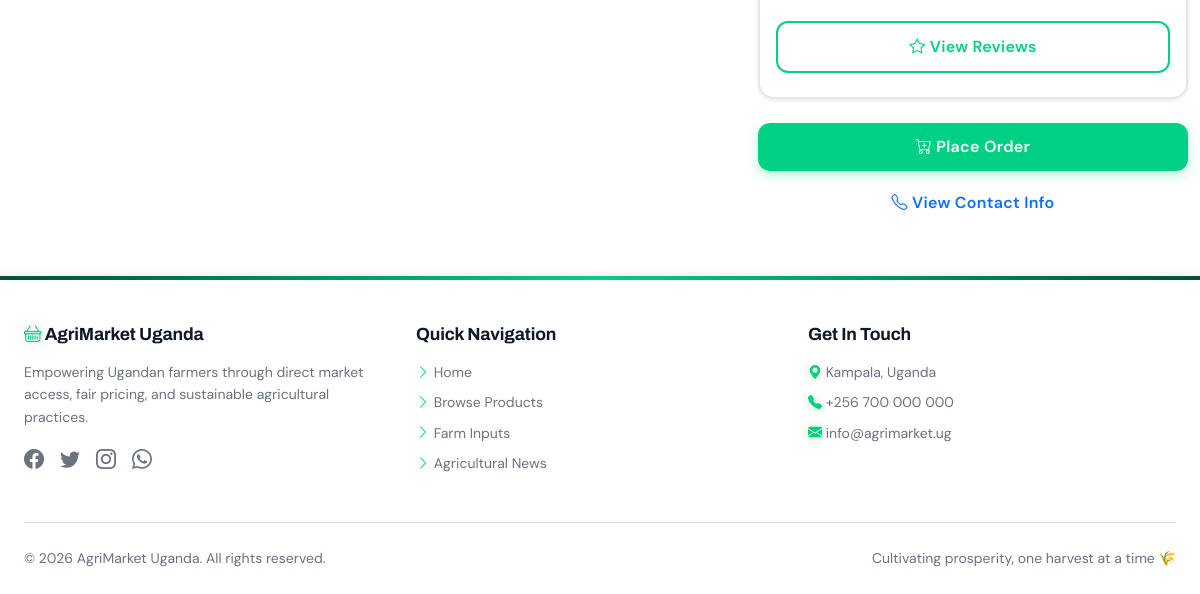
The app's page /products/1/ (signed in, lower part), older data.
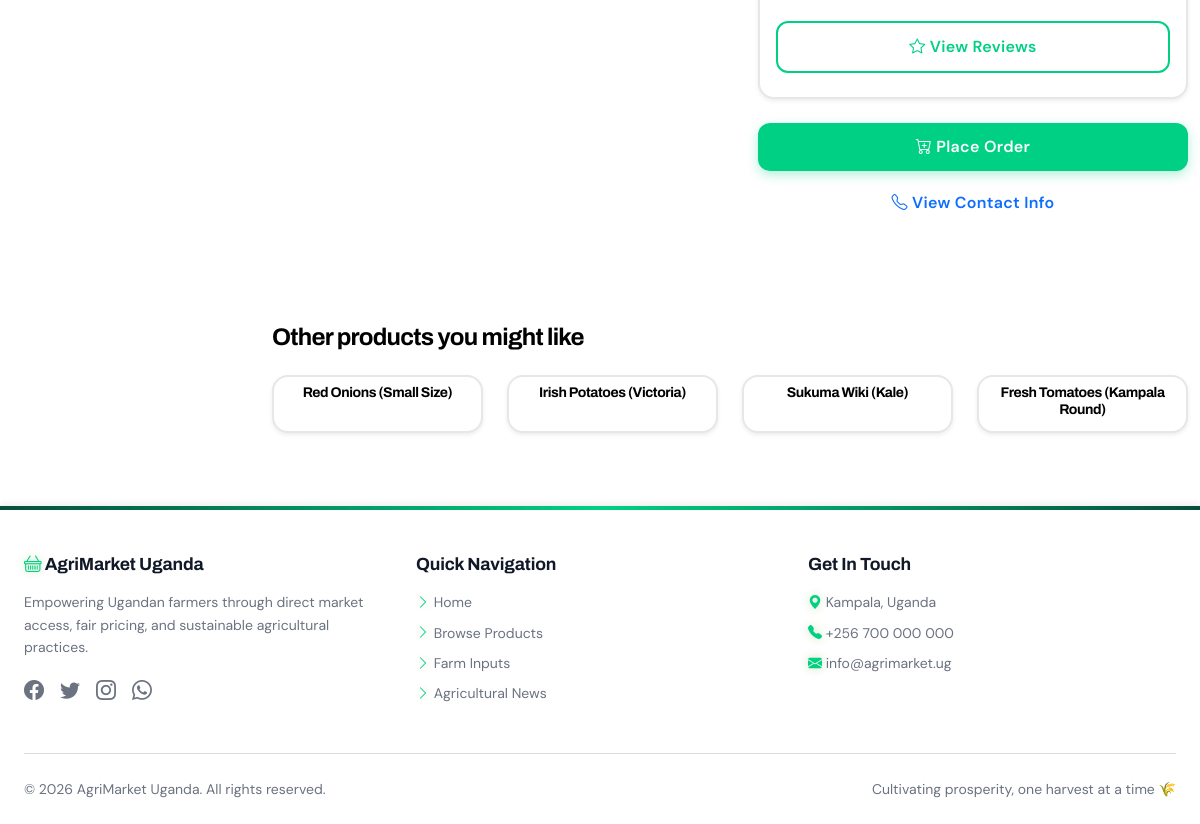
The same page, newer data.
### marketplace/models.py (models this page shows, shortened)
class Product(models.Model):
    STATUS_CHOICES = (
        ('available', 'Available'),
        ('out_of_stock', 'Out of Stock'),
        ('discontinued', 'Discontinued'),
    )
    UNIT_CHOICES = (
        ('kg', 'Kilogram'),
        ('bags', 'Bags'),
        ('bunches', 'Bunches'),
        ('pieces', 'Pieces'),
        ('liters', 'Liters'),
        ('tons', 'Tons'),
    )
    farmer = models.ForeignKey(
        User,
        on_delete=models.CASCADE,
        limit_choices_to={'user_type__in': ['farmer', 'business']},
        related_name='products',
        help_text="Farmer or business user who listed this product"
    )
    category = models.ForeignKey(
        Category,
        on_delete=models.SET_NULL,
        null=True,
        related_name='products'
    )
    name = models.CharField(
        max_length=200,
        help_text="Product name (e.g., Fresh Matooke)"
    )
    description = models.TextField(
        help_text="Detailed description of the product"
    )
    price = models.DecimalField(
        max_digits=10,
        decimal_places=2,
        help_text="Price per unit in UGX"
    )
    quantity = models.IntegerField(
        help_text="Available quantity"
    )
    unit = models.CharField(
        max_length=20,
        choices=UNIT_CHOICES,
        default='kg'
    )
    location = models.CharField(
        max_length=100,
        help_text="Where product is located (district/city)"
    )
    image = models.ImageField(
        upload_to='products/',
        blank=True,
        null=True,
        help_text="Main product image"
    )
    image2 = models.ImageField(
        upload_to='products/',
        blank=True,
        null=True,
        help_text="Additional image"
    )
    image3 = models.ImageField(
        upload_to='products/',
        blank=True,
        null=True,
        help_text="Additional image"
    )
    is_urgent = models.BooleanField(
        default=False,
        help_text="Mark as urgent sale (reduces post-harvest losses)"
    )
    urgent_discount = models.IntegerField(
        default=0,
        help_text="Discount percentage for urgent sales (0-50%)"
    )
    harvest_date = models.DateField(
        null=True,
        blank=True,
        help_text="When was this harvested"
    )
    status = models.CharField(
        max_length=20,
        choices=STATUS_CHOICES,
        default='available'
    )
    created_at = models.DateTimeField(auto_now_add=True)
    updated_at = models.DateTimeField(auto_now=True)
    class Meta:
        verbose_name = "Product"
        verbose_name_plural = "Products"
        ordering = ['-created_at']

### marketplace/views.py (the view)
# urls.py: path('products/<int:pk>/', views.product_detail, name='product_detail'),
def product_detail(request, pk):
    product = get_object_or_404(Product, pk=pk, status='available')
    related_products = Product.objects.filter(category=product.category, status='available').exclude(pk=pk)[:4]
    return render(request, 'marketplace/product_detail.html', {'product': product, 'related_products': related_products})

### templates/marketplace/product_detail.html (shortened to what this page needs)
{% extends 'base.html' %}
{% block content %}
<section class="py-5">
    <div class="container">
        <div class="row g-4">
            <div class="col-md-6">
            </div>
            <div class="col-md-6">
                <div class="ps-md-3">
                    <div class="card shadow-sm border-0 mb-4">
                        <div class="card-body">
                            <div class="d-flex align-items-center mb-3">
                                <div class="flex-shrink-0">
                                </div>
                            </div>
                            <a href="{% url 'marketplace:farmer_reviews' product.farmer.id %}" class="btn btn-sm btn-outline-success w-100 mb-2">
                                <i class="bi bi-star"></i> View Reviews
                            </a>
                        </div>
                    </div>
                    <div class="d-grid gap-2">
                        {% if user.is_authenticated %}
                            {% if user != product.farmer %}
                                <a href="{% url 'orders:place_order' product.pk %}" class="btn btn-success btn-lg">
                                    <i class="bi bi-cart-plus"></i> Place Order
                                </a>
                            {% else %}
                                <button class="btn btn-secondary btn-lg" disabled>
                                    <i class="bi bi-info-circle"></i> This is Your Product
                                </button>
                            {% endif %}
                        {% else %}
                            <a href="{% url 'accounts:login' %}" class="btn btn-success btn-lg">
                                <i class="bi bi-box-arrow-in-right"></i> Login to Order
                            </a>
                        {% endif %}
                        <button class="btn btn-outline-primary btn-lg" data-bs-toggle="modal" data-bs-target="#contactModal">
                            <i class="bi bi-telephone"></i> View Contact Info
                        </button>
                    </div>
                </div>
            </div>
        </div>
    </div>
</section>
{% if related_products %}
<section class="py-5 bg-light">
    <div class="container">
        <h4 class="mb-4">Other products you might like</h4>
        <div class="row">
            {% for related in related_products %}
            <div class="col-6 col-md-3 mb-4">
                <div class="card h-100 border-0 shadow-sm">
                    <div class="card-body p-2 text-center">
                        <h6 class="small mb-1">{{ related.name }}</h6>
                    </div>
                </div>
            </div>
            {% endfor %}
        </div>
    </div>
</section>
{% endif %}
{% endblock %}

Row changes from the older to the newer data that the page shows:
added Product: name "Red Onions (Small Size)"
added Product: name "Irish Potatoes (Victoria)"
added Product: name "Sukuma Wiki (Kale)"
added Product: name "Fresh Tomatoes (Kampala Round)"
Text that changed along with them:
text now shown: "Other products you might like"
